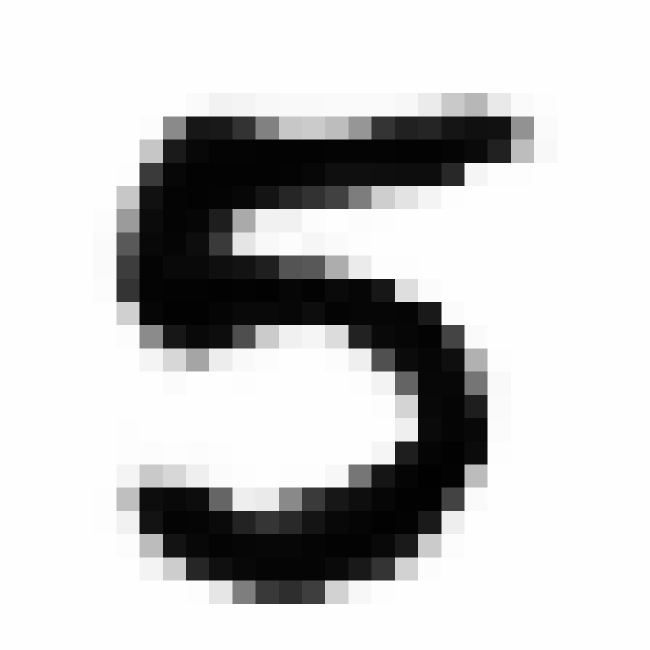
#> input picture SMAI A6/src/test.png, 1300 x 1300 px (shown at 1/2 size)
$ jupyter execute Q_1.ipynb   (older library calls are emulated)
#> lines starting #> are read from the running program, lines starting #| are printed output that depends on the picture; long printed decimals are rounded
[cell 1]
import numpy as np
import matplotlib.pyplot as plt
import PIL
from PIL import Image
import scipy
from scipy import misc
from scipy import ndimage
import math
import cv2

[cell 2]
def element_multiply(convolution,kernel,B):
    x = np.multiply(convolution,kernel)
    ho = np.sum(x)
    Z = ho + float(B)
    return ho

[cell 3]
def Convolution(image,kernel,B,P,S):
    o_dimensions = image.shape
#     (nH_prev,nW_prev,nC_prev) = image.shape
#     print((nH_prev,nW_prev,nC_prev))
    print(o_dimensions)
    print("Dimensions : " , o_dimensions[0] ,' X ',o_dimensions[1] )
    k_dimensions = kernel.shape

    print("Dimensions : " , k_dimensions[0] ,' X ',k_dimensions[1] )
    nC_curr = k_dimensions[2]
    nH_curr = math.floor((o_dimensions[0] + 2*P - k_dimensions[0])/S + 1)
    nW_curr = math.floor((o_dimensions[1] + 2*P - k_dimensions[0])/S + 1)

    print("nH_curr ",nH_curr)
    print("nW_curr",nW_curr)
    print("nC_curr",nC_curr)

    Z = np.zeros((nH_curr,nW_curr,nC_curr))
    #print(Z.shape)
    for row in range(nH_curr):
        for column in range(nW_curr):
            for channel in range(nC_curr):
                row_start = row*S
                row_end = row_start + k_dimensions[0]
                col_start = column*S
                col_end = col_start + k_dimensions[0]
                conv = resize_image[row_start:row_end,col_start:col_end]
                Z[row,column,channel] = element_multiply(conv,kernel[:,:,channel],B[:,:,channel])

#     assert(Z.shape == (nH_curr,nW_curr,nC_curr))

    return Z

[cell 4]
image_file = "test.png"
# image_file = "cat.jpeg"
image_array = np.array(ndimage.imread(image_file,flatten=False))
#> image_array is the input picture: shape (1300, 1300); min 1, max 254, mean 199.5
# [4 lines of commented-out code are left out]

resize_image = scipy.misc.imresize(image_array,(32,32))
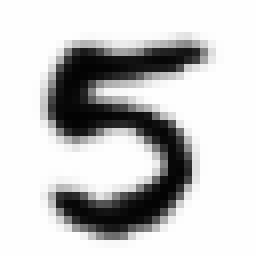
#> resize_image: shape (32, 32) (shown 8 times larger); min 3, max 254, mean 199.5

# img = cv2.imread(image_file)
# resize_image = cv2.resize(img,dsize=(32,32),interpolation=cv2.INTER_CUBIC)

print(resize_image.shape)
#| (32, 32)
print("Resize Image Shape : ",resize_image.shape)
#| Resize Image Shape :  (32, 32)
plt.imshow(resize_image,cmap = plt.cm.binary)
kernel = np.random.rand(5,5,6)
B = np.random.rand(1,1,6)
P = 0
S = 1

Z = Convolution(resize_image,kernel,B,P,S)
#| (32, 32)
#| Dimensions :  32  X  32
#| nH_curr  28
#| nW_curr 28
print("Convolution Shape : ",Z.shape)
#| Convolution Shape :  (28, 28, 6)
# print(Z)

[cell 5]
layer_1 = Z.squeeze()
# print(layer_1)
for i in range(6):
    plt.figure()
    resize_image = scipy.misc.imresize(layer_1[:,:,i],size = (28,28))
#     resize_image = cv2.resize(layer_1[:,:,i],dsize=(28,28),interpolation=cv2.INTER_CUBIC)
    print(resize_image.shape)
    plt.imshow(resize_image,cmap = plt.cm.binary)
#> this loop made 6 passes
#> pass 1, `resize_image = scipy.misc.imresize(layer_1[:,:,i],size = (28,28))`:
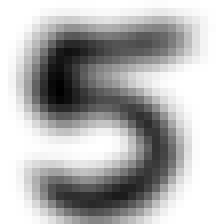
#> resize_image: shape (28, 28) (shown 8 times larger); min 0, max 255, mean 180.2

[cell 6]
def MAX(pool_layer,f,stride):
#> called with pool_layer = array of shape (28, 28, 6), f = 2, stride = 2
    (nH_prev,nW_prev,nC_prev) = pool_layer.shape

    print("nH_prev ",nH_prev)
#| nH_prev  28
    print("nW_prev ",nW_prev)
#| nW_prev  28
    print("nC_prev ",nC_prev)
#| nC_prev  6

    nH_curr = int(1 + (nH_prev - f)/stride)
    nW_curr = int(1 + (nW_prev - f)/stride)
    nC_curr = nC_prev

    Z = np.zeros((nH_curr,nW_curr,nC_curr))

    for row in range(nH_curr):
        for column in range(nW_curr):
            for channel in range(nC_curr):

                row_start = row*stride
                row_end = row_start + f
                col_start = column*stride
                col_end = col_start + f

                conv = pool_layer[row_start:row_end,col_start:col_end,:]

                Z[row,column,channel] = np.max(conv)

    assert(Z.shape == (nH_curr,nW_curr,nC_curr))

    return Z

[cell 7]
next_layer = Z
f = 2
S = 2
Z = MAX(next_layer,f,S)
print("Max Pooling Shape : ",Z.shape)
#| Max Pooling Shape :  (14, 14, 6)

[cell 8]
layer_2 = Z.squeeze()
for i in range(6):
    plt.figure()
    resize_image = scipy.misc.imresize(layer_2[:,:,i],size = (14,14))
    plt.imshow(resize_image,cmap = plt.cm.binary)
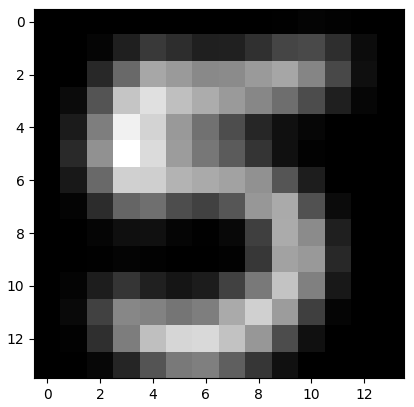
#> figure drawn by matplotlib, 1 panel

[cell 9]
layer_3 = Z
print(layer_3.shape)
#| (14, 14, 6)
kernel = np.random.rand(5,5,16)
B = np.random.rand(1,1,16)
P = 0
S = 1

Z = Convolution(layer_3,kernel,B,P,S)
#| (14, 14, 6)
#| Dimensions :  14  X  14
#| nH_curr  10
#| nW_curr 10
print(Z.shape)
#| (10, 10, 16)

output = Z.squeeze()
for i in range(16):
    plt.figure()
    resize_image = scipy.misc.imresize(output[:,:,i],size = (10,10))
    plt.imshow(resize_image,cmap = plt.cm.binary)
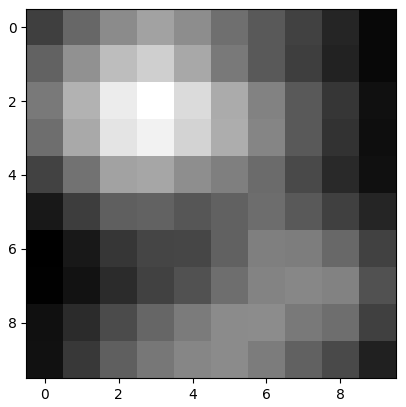
#> figure drawn by matplotlib, 1 panel
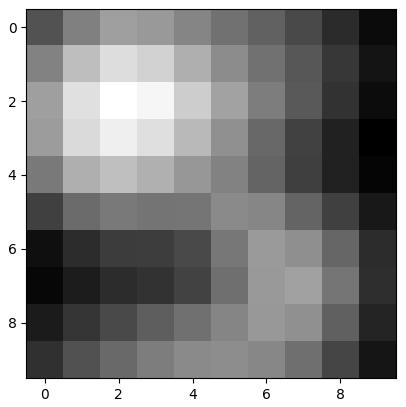
#> figure drawn by matplotlib, 1 panel
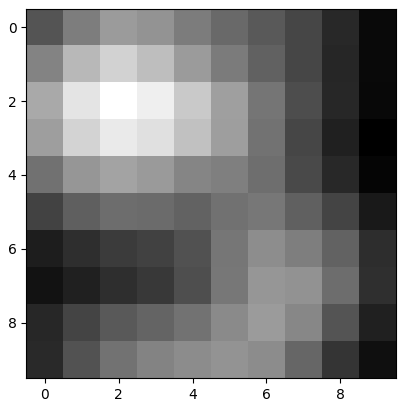
#> figure drawn by matplotlib, 1 panel
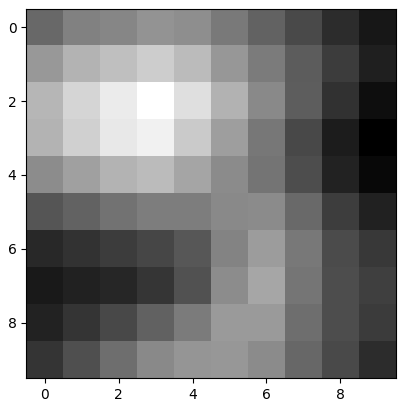
#> figure drawn by matplotlib, 1 panel

[cell 10]
next_layer = Z
f = 2
S = 2
Z = MAX(next_layer,f,S)
#| nH_prev  10
#| nW_prev  10
#| nC_prev  16
print("Max Pooling Shape : ",Z.shape)
#| Max Pooling Shape :  (5, 5, 16)

output = Z.squeeze()
for i in range(16):
    plt.figure()
    resize_image = scipy.misc.imresize(output[:,:,i],size = (5,5))
    plt.imshow(resize_image,cmap = plt.cm.binary)
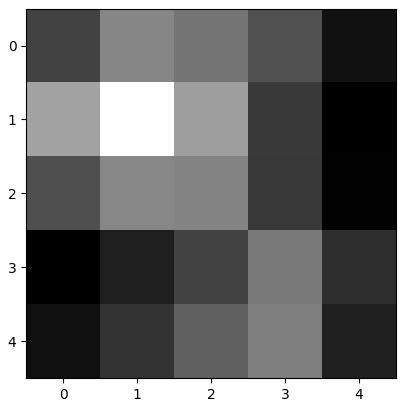
#> figure drawn by matplotlib, 1 panel

[cell 11]
def ReLu(x):
    return np.maximum(x,0)

[cell 12]
flatten = Z.reshape(400,1)
W_1 = np.random.rand(120,400) * 0.001
FCC_1 = np.dot(W_1,flatten)
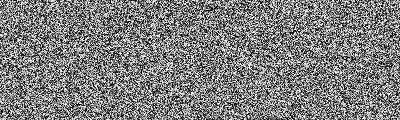
#> W_1: shape (120, 400) float64; min 7.24e-08, max 0.001, mean 0.000498; drawn with min black and max white
print(FCC_1.shape)
#| (120, 1)
FCC_1 = ReLu(FCC_1)

[cell 13]
W_2 = np.random.rand(84,120) * 0.001
FCC_2 = np.dot(W_2,FCC_1)
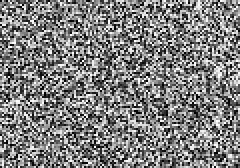
#> W_2: shape (84, 120) float64 (shown 2 times larger); min 1.97e-07, max 0.001, mean 0.0005; drawn with min black and max white
print(FCC_2.shape)
#| (84, 1)
FCC_2 = ReLu(FCC_2)

[cell 14]
W_3 = np.random.rand(10,84) * 0.001
Output = np.dot(W_3,FCC_2)
Output = ReLu(Output)
print(Output)
#| [[1.333]
#|  [1.472 ]
#|  [1.496]
#|  [1.331]
#|  [1.214]
#|  [1.418]
#|  [1.429]
#|  [1.497]
#|  [1.206]
#|  [1.480]]
